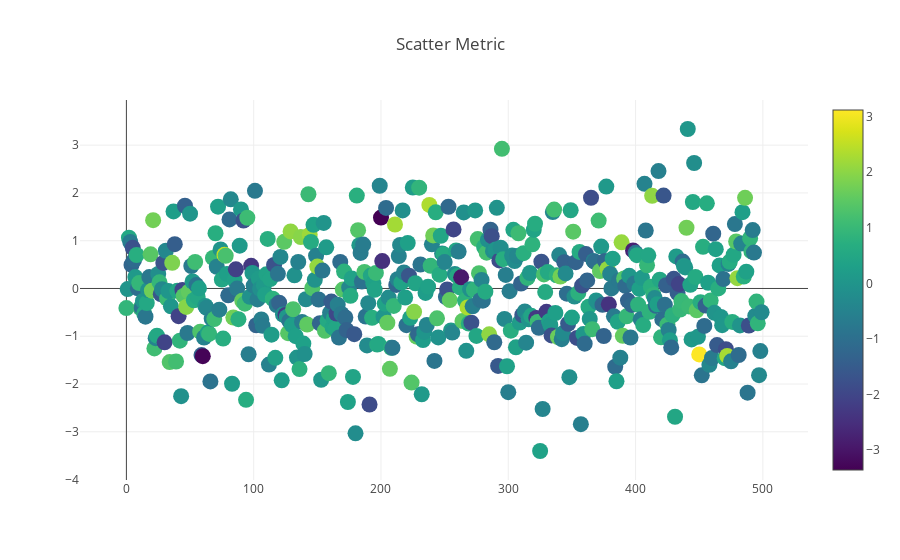

Source (notebook cell):
### Markdown cell above
## Metric 1

### Code cell
# Create random data with numpy
import numpy as np

trace1 = go.Scatter(
    y = np.random.randn(500),
    mode='markers',
    marker=dict(
        size=16,
        color = np.random.randn(500), #set color equal to a variable
        colorscale='Viridis',
        showscale=True
    )
)
data = [trace1]

# Plot and embed in ipython notebook!
plotly.offline.iplot({
    "data": data,
    "layout": go.Layout(title="Scatter Metric")
},
    image='png',
    filename='scatterplot',
)

### Figure 1 — Plotly figure (JSON) as saved in the notebook; plotly's stock layout.template omitted (floating-point values rounded to 4 significant figures; data arrays with more than 128 entries replaced by an {"elided": "..."} marker saying what was removed)
{"data": [{"marker": {"color": {"elided": "500 float values"}, "colorscale": "Viridis", "showscale": true, "size": 16}, "mode": "markers", "type": "scatter", "uid": "16a3cb4e-535c-4ebc-9d19-9f4860833483", "y": {"elided": "500 float values"}}], "layout": {"title": {"text": "Scatter Metric"}}}
